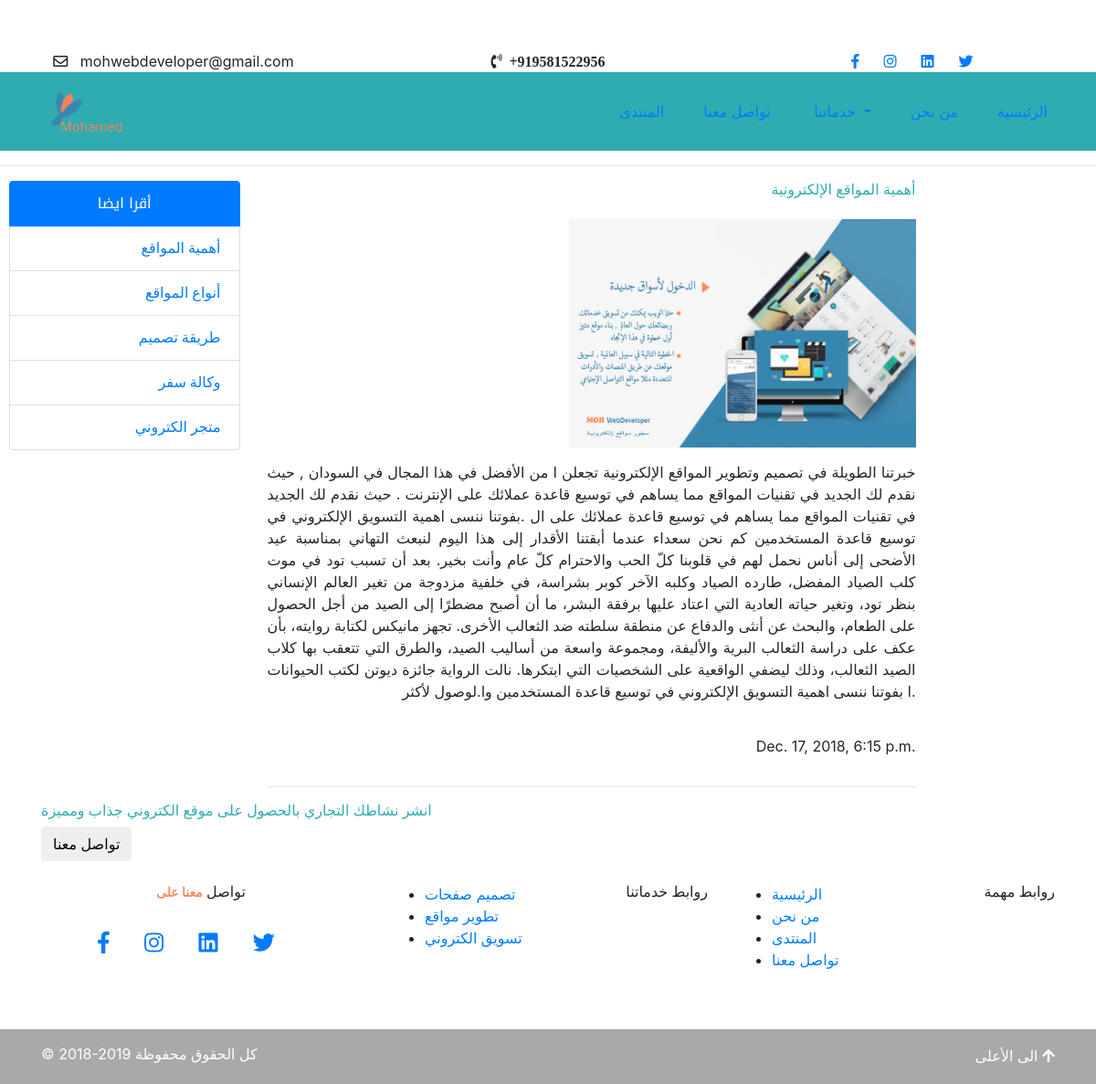
Page /blog/أهمية-المواقع-الإلكترونية/ on the committed database.
### articles/models.py (models this page shows, shortened)
class Article(models.Model):
    title=models.CharField(max_length=100)
    slug=models.SlugField(allow_unicode=True,max_length=200,unique=True,blank=True,null=True)
    body=models.TextField()
    date=models.DateTimeField(auto_now_add=True)
    thumb=models.ImageField(upload_to = 'media/pic_folder/', default = 'media/pic_folder/None/no-img.jpg')
    author=models.ForeignKey(User, default=None)

### articles/views.py (called while the page is built)
def article_detail(request,slug):
    article=Article.objects.get(slug=slug)
    return render(request,'articles/article_detail.html', {'article':article})

### articles/templates/articles/article_detail.html (shortened to what this page needs)
{% extends 'personal/header.html' %}
{% block content %}
<hr class="light-col">
 <div class="row container section">
 <div class="list-group col-lg-3" style="padding-left: 10px;">
   <div id="side-bar" >
    <a href="" class="list-group-item active" style="text-align: center;font-family: 'Noto Kufi Arabic', sans-serif;
"> <span >أقرا ايضا </span></a>
    <a href="#" class="list-group-item lhover" style="text-align: right;font-family: 'Tajawal', sans-serif;"><span style="text-align: right;">أهمية المواقع </span></a>
    <a href="#" class="list-group-item lhover" style="text-align: right;font-family: 'Tajawal', sans-serif;"><span >أنواع المواقع </span></a>
    <a href="#" class="list-group-item lhover" style="text-align: right;font-family: 'Tajawal', sans-serif;"><span >طريقة تصميم </span></a>
    <a href="#" class="list-group-item lhover"style="text-align: right;font-family: 'Tajawal', sans-serif;"><span >وكالة سفر </span></a>
    <a href="#" class="list-group-item lhover"style="text-align: right;font-family: 'Tajawal', sans-serif;"><span >متجر الكتروني</span></a>
</div>
  </div>
  <div class="col-lg-8 col-12 post">
      <h6 class="col-navyblue">{{ article.title }}</h6>
    <div class="row ">
    <div class="col-lg-12  col-12 img-card">
         <div class="img-div">
       <img src="{{ article.thumb.url }}" class="img-responsive img-circle">
          </div>
    </div>
      <div class="col-lg-12 col-12 post-card">
        <p class="light-col">{{ article.body }}  </p>
        <p class="light-col post-date">{{ article.date }}</p>
    </div>
  </div>
<hr class="light-col">
  </div>
</div>
<section class="section container" id="contact">
 <div class="wow fadeInLeft">
<h6 class="col-navyblue">انشر  نشاطك التجاري بالحصول على موقع الكتروني  جذاب ومميزة  </h6> <a class="" href="{% url 'contact' %}"><button type="button" class="btn btn-style-cont rounded ">تواصل معنا </button> </a></div>
</section>
{% endblock %}

### AgentWebsite/static/personal/css/StyleSheet.css (style rules this page uses)
body { top: 0px !important; margin-bottom: 0; padding-bottom: 0; padding-top: 55px; }
.col-navyblue { color: #2facb1 !important; }

### static/personal/css/StyleSheet.css (style rules this page uses)
body { top: 0px !important; margin-bottom: 0; padding-bottom: 0; padding-top: 55px; }
.col-navyblue { color: #2facb1 !important; }

### articles/templates/articles/article_detail.html (style rules this page uses)
.post h6 { text-align: right; }
.post img { float: right; padding-right: 20px; }
.post p { text-align: justify; text-align-last: right; }
.post-date { text-align: right; padding-top: 20px; }
.img-div { width: 400px; height: 250px; margin: 15px auto; margin-right: -20px; }
.img-div img { width: 100%; height: 100%; }

### rows in the picture
Article: title "أهمية المواقع الإلكترونية", thumb (picture), body "خبرتنا الطويلة في تصميم وتطوير المواقع الإلكترونية تجعلن ا من الأفضل في هذا المجال في السودان , حيث نقدم لك الجديد في تقنيات المواقع مما يساهم في توسيع قاعدة عملائك على الإنترنت . حيث نقدم لك الجديد في تقنيات المواقع مما يساهم في توسيع قاعدة عملائك على ال .بفوتنا ننسى اهمية التسويق الإلكتروني في توسيع قاعدة المستخدمين كم نحن سعداء عندما أبقتنا الأقدار إلى هذا اليوم لنبعث التهاني بمناسبة عيد الأضحى إلى أناس نحمل لهم في قلوبنا كلّ الحب والاحترام كلّ عام وأنت بخير. بعد أن تسبب تود في موت كلب الصياد المفضل، طارده الصياد وكلبه الآخر كوبر بشراسة، في خلفية مزدوجة من تغير العالم الإنساني بنظر تود، وتغير حياته العادية التي اعتاد عليها برفقة البشر، ما أن أصبح مضطرًا إلى الصيد من أجل الحصول على…", date "Dec. 17, 2018, 6:15 p.m."
